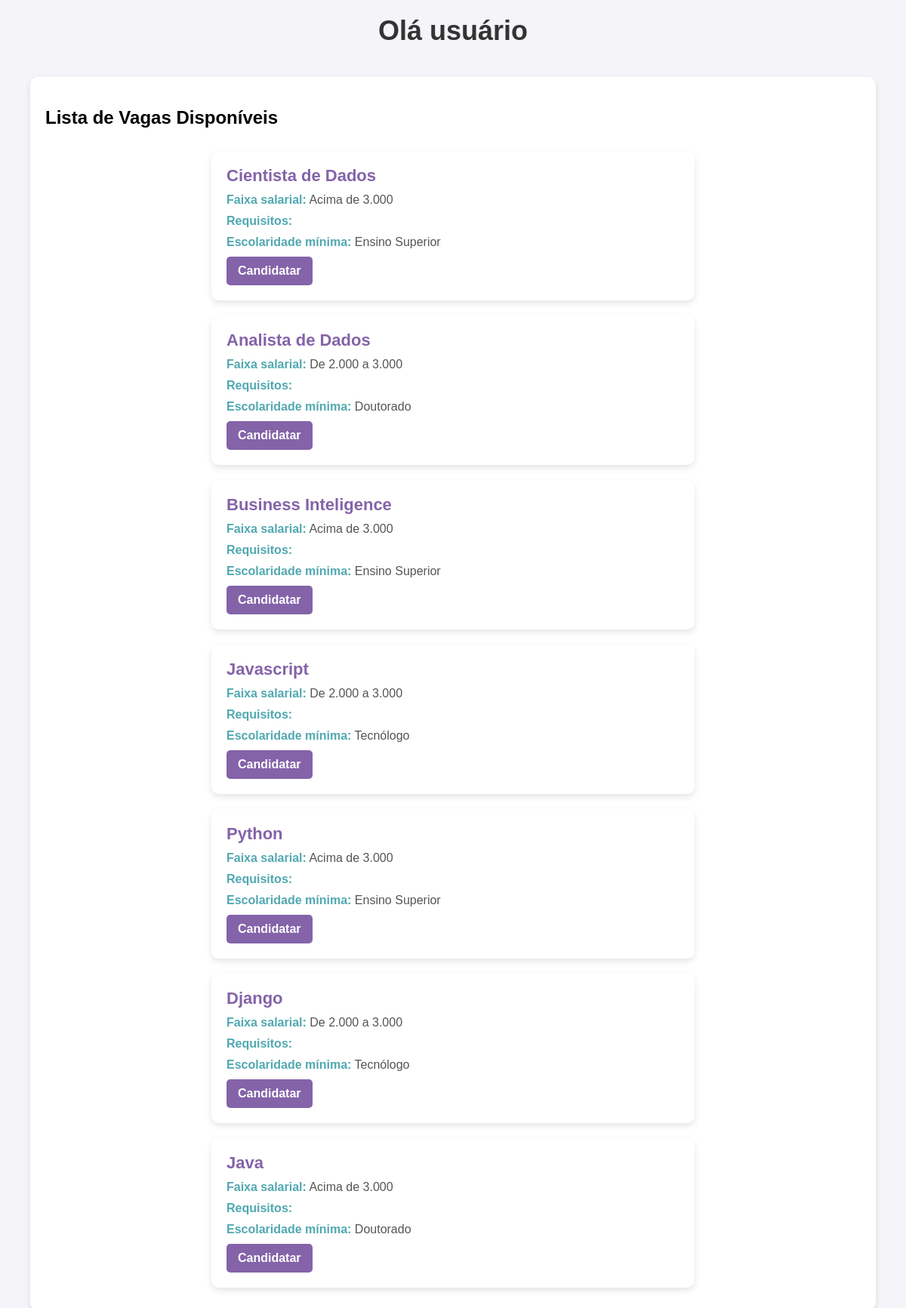
/users/, run on the app's committed database.
### companies/models.py (models this page shows, shortened)
class JobPosting(models.Model):
    SALARY_CHOICES = [
        ('up_to_1000', 'Até 1.000'),
        ('1000_to_2000', 'De 1.000 a 2.000'),
        ('2000_to_3000', 'De 2.000 a 3.000'),
        ('above_3000', 'Acima de 3.000'),
    ]
    EDUCATION_CHOICES = [
        ('fundamental', 'Ensino fundamental'),
        ('medio', 'Ensino médio'),
        ('tecnologo', 'Tecnólogo'),
        ('superior', 'Ensino Superior'),
        ('pos_mba_mestrado', 'Pós / MBA / Mestrado'),
        ('doutorado', 'Doutorado'),
    ]
    title = models.CharField(max_length=255)
    salary_range = models.CharField(max_length=50, choices=SALARY_CHOICES)
    education_level = models.CharField(max_length=50, choices=EDUCATION_CHOICES)
    created_at = models.DateTimeField(default=timezone.now)

### users/views.py (the view)
# urls.py: path('', views.users_home, name='users_home'),  # Página inicial dos usuários
def users_home(request):
    job_postings = JobPosting.objects.all()
    return render(request, 'users/home.html', {'job_postings': job_postings})

### users/templates/users/home.html (shortened to what this page needs)
<!DOCTYPE html>
<html>
<head>
    {% load static %}
    <link rel="stylesheet" type="text/css" href="{% static 'users/users.css' %}">
</head>
<body>
    <h1>Olá usuário</h1>
    <div class="container">
        <h2>Lista de Vagas Disponíveis</h2>
        <div class="job-list">
            {% for job in job_postings %}
                <div class="job-card">
                    <strong class="job-title">{{ job.title }}</strong>
                    <p class="job-detail"><span class="label">Faixa salarial:</span> {{ job.get_salary_range_display }}</p>
                    <p class="job-detail"><span class="label">Requisitos:</span> {{ job.requirements }}</p>
                    <p class="job-detail"><span class="label">Escolaridade mínima:</span> {{ job.get_education_level_display }}</p>
                    <a href="{% url 'apply_job' job.id %}" class="apply-button">Candidatar</a>
                </div>
            {% empty %}
                <p>Nenhuma vaga disponível.</p>
            {% endfor %}
        </div>
    </div>
</body>
</html>

### users/static/users/users.css (style rules this page uses)
body { font-family: Arial, sans-serif; background: #f4f4f9; margin: 0; padding: 0; display: flex; flex-direction: column; align-items: center; height: 100vh; }
h1 { color: #333; margin: 20px 0; font-size: 36px; }
.container { width: 90%; max-width: 1200px; margin: 20px auto; padding: 20px; background: #ffffff; border-radius: 10px; box-shadow: 0 4px 8px rgba(0, 0, 0, 0.1); }
.job-list { display: flex; flex-direction: column; align-items: center; width: 100%; }
.job-card { background: #ffffff; border-radius: 10px; box-shadow: 0 4px 8px rgba(0, 0, 0, 0.1); padding: 20px; margin: 10px 0; width: 100%; max-width: 600px; text-align: left; transition: transform 0.3s ease, box-shadow 0.3s ease; }
.job-title { font-size: 22px; color: rgb(132, 99, 169); margin-bottom: 10px; font-weight: bold; }
.job-detail { margin: 10px 0; color: #555; }
.job-detail .label { font-weight: bold; color: rgb(81, 168, 177); }
.apply-button { display: inline-block; background-color: rgb(132, 99, 169); color: white; padding: 10px 15px; border-radius: 5px; text-decoration: none; font-size: 16px; font-weight: bold; transition: background-color 0.3s ease; }

### data on the page
JobPosting: title "Cientista de Dados", salary_range "Acima de 3.000", education_level "Ensino Superior"
JobPosting: title "Analista de Dados", salary_range "De 2.000 a 3.000", education_level "Doutorado"
JobPosting: title "Business Inteligence", salary_range "Acima de 3.000", education_level "Ensino Superior"
JobPosting: title "Javascript", salary_range "De 2.000 a 3.000", education_level "Tecnólogo"
JobPosting: title "Python", salary_range "Acima de 3.000", education_level "Ensino Superior"
JobPosting: title "Django", salary_range "De 2.000 a 3.000", education_level "Tecnólogo"
JobPosting: title "Java", salary_range "Acima de 3.000", education_level "Doutorado"
